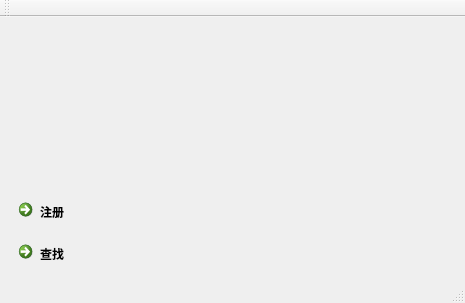
<?xml version="1.0" encoding="UTF-8"?>
<ui version="4.0">
 <class>MainWindow</class>
 <widget class="QMainWindow" name="MainWindow">
  <property name="geometry">
   <rect>
    <x>0</x>
    <y>0</y>
    <width>465</width>
    <height>303</height>
   </rect>
  </property>
  <property name="windowTitle">
   <string>MainWindow</string>
  </property>
  <widget class="QWidget" name="centralWidget">
   <layout class="QVBoxLayout" name="verticalLayout_2">
    <item>
     <layout class="QVBoxLayout" name="verticalLayout" stretch="5,0,0">
      <item>
       <widget class="LoginRegisterWidget" name="widget" native="true"/>
      </item>
      <item>
       <layout class="QHBoxLayout" name="horizontalLayout_2">
        <item>
         <widget class="QCommandLinkButton" name="commandLinkButton">
          <property name="text">
           <string>注册</string>
          </property>
         </widget>
        </item>
        <item>
         <spacer name="horizontalSpacer">
          <property name="orientation">
           <enum>Qt::Horizontal</enum>
          </property>
          <property name="sizeHint" stdset="0">
           <size>
            <width>40</width>
            <height>20</height>
           </size>
          </property>
         </spacer>
        </item>
       </layout>
      </item>
      <item>
       <layout class="QHBoxLayout" name="horizontalLayout">
        <item>
         <widget class="QCommandLinkButton" name="commandLinkButton_2">
          <property name="text">
           <string>查找</string>
          </property>
         </widget>
        </item>
        <item>
         <spacer name="horizontalSpacer_2">
          <property name="orientation">
           <enum>Qt::Horizontal</enum>
          </property>
          <property name="sizeHint" stdset="0">
           <size>
            <width>40</width>
            <height>20</height>
           </size>
          </property>
         </spacer>
        </item>
       </layout>
      </item>
     </layout>
    </item>
   </layout>
  </widget>
  <widget class="QMenuBar" name="menuBar">
   <property name="geometry">
    <rect>
     <x>0</x>
     <y>0</y>
     <width>465</width>
     <height>22</height>
    </rect>
   </property>
  </widget>
  <widget class="QToolBar" name="mainToolBar">
   <attribute name="toolBarArea">
    <enum>TopToolBarArea</enum>
   </attribute>
   <attribute name="toolBarBreak">
    <bool>false</bool>
   </attribute>
  </widget>
  <widget class="QStatusBar" name="statusBar"/>
 </widget>
 <layoutdefault spacing="6" margin="11"/>
 <customwidgets>
  <customwidget>
   <class>LoginRegisterWidget</class>
   <extends>QWidget</extends>
   <header>login_register_widget.h</header>
   <container>1</container>
  </customwidget>
 </customwidgets>
 <resources/>
 <connections/>
</ui>
